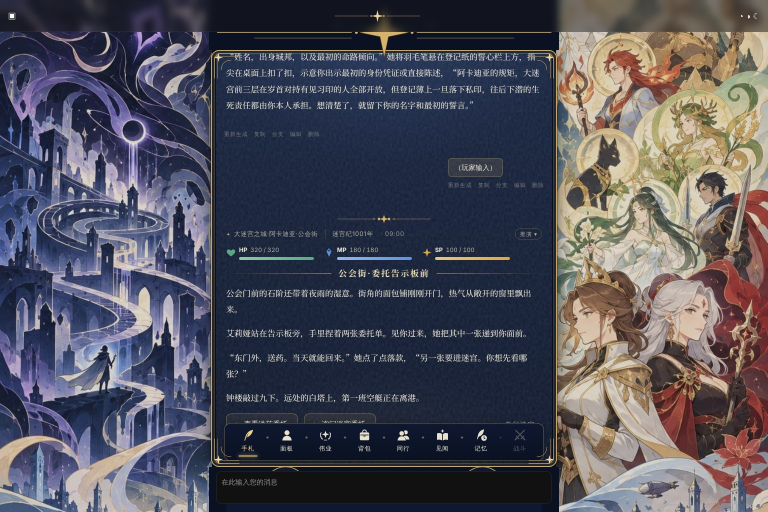
#> input picture 底稿/状态栏/大框/截图/宽屏_迷宫纪_最新一条.jpg, 1536 x 1024 px, found by its file name (shown at 1/2 size)
$ python mock_frame.py '../../大框/截图/宽屏_迷宫纪_最新一条.jpg' '../../手札/占位图/maze_left.webp' out.png
#> lines starting #> are read from the running program, lines starting #| are printed output that depends on the picture; after the words box and inside, x2 and y2 are one past the last pixel; in counts of white or black regions, pixels touching at a corner belong together
# 把新两扇贴回现成的大框截图：拿占位图按样式的 cover 算出位置，和截图比对得到真实露出的区域（花边、框线、顶栏都留着）
# mock_frame.py <左图或-> <右图或-> <输出>
import sys
import numpy as np
from PIL import Image, ImageFilter
sys.stdout.reconfigure(encoding='utf-8')
BASE = 'E:\\aldran_art\\底稿\\状态栏\\'
shot = Image.open(BASE + '大框\\截图\\宽屏_迷宫纪_最新一条.jpg').convert('RGB')
#> shot is the input picture: PIL image 1536x1024 RGB; mean R, G, B 80.1, 79.3, 90.2
W, H = shot.size
#> W = 1536; H = 1024
SIDE = W // 2 - 380 + 48
#> SIDE = 436


def cover(im, side):
    """照样式：cover，右扇贴左边裁外侧，左扇贴右边裁外侧，上下居中。"""
    s = max(SIDE / im.width, H / im.height)
    w, h = int(round(im.width * s)), int(round(im.height * s))
    r = im.convert('RGB').resize((w, h), Image.LANCZOS)
    top = (h - H) // 2
    left = 0 if side == 'r' else w - SIDE
    return r.crop((left, top, left + SIDE, top + H))


def grad(side):
    """样式里外侧压的那道暗：从外侧 .42 到 34% 透明。"""
    x = np.arange(SIDE) / (SIDE - 1)
    d = x if side == 'r' else 1 - x
    k = np.clip(1 - (d - 0.66) / 0.34, 0, 1)
    k = 1 - 0.42 * (1 - k)
    return k[None, :, None]


def mask_of(side, ph):
    x0 = W - SIDE if side == 'r' else 0
    S = np.asarray(shot.crop((x0, 0, x0 + SIDE, H))).astype(float)
    P = np.asarray(cover(ph, side)).astype(float) * grad(side)
    D = np.abs(S - P).max(axis=2)
    m = Image.fromarray(np.uint8(np.clip(D, 0, 255))).filter(ImageFilter.GaussianBlur(2))
    m = np.asarray(m) < 34
    m[:64, :] = False
    if side == 'l':
        m = m[:, ::-1]
    bound = np.full(H, -1)
    for y in range(64, H):
        run = np.convolve(m[y].astype(float), np.ones(14) / 14, mode='valid')
        hit = np.where(run > 0.6)[0]
        if len(hit):
            bound[y] = hit[0]
    good = bound >= 0
    idx = np.arange(H)
    bound = np.interp(idx, idx[good], bound[good])
    bound = np.array([np.median(bound[max(0, y - 3):y + 4]) for y in range(H)])
    out_m = np.zeros((H, SIDE), dtype=np.uint8)
    for y in range(64, H):
        out_m[y, max(0, int(bound[y]) - 5):] = 255
    if side == 'l':
        out_m = out_m[:, ::-1]
    return Image.fromarray(out_m).filter(ImageFilter.GaussianBlur(0.7)), x0


out = shot.copy()
for side, arg, name in (('l', sys.argv[1], 'maze_left.webp'), ('r', sys.argv[2], 'maze_right.webp')):
    if arg == '-':
        continue
    ph = Image.open(BASE + '手札\\占位图\\' + name)
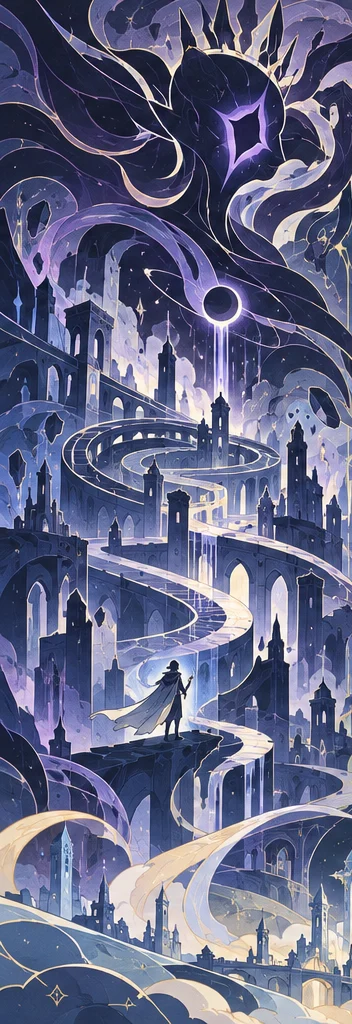
#> input picture 底稿/状态栏/手札/占位图/maze_left.webp, 352 x 1024 px, found by its file name
#> ph is the input picture: PIL image 352x1024 RGB; mean R, G, B 99.6, 103.1, 133.9
    m, x0 = mask_of(side, ph)
#> in cover, `return r.crop((left, top, left + SIDE, top + H))`:
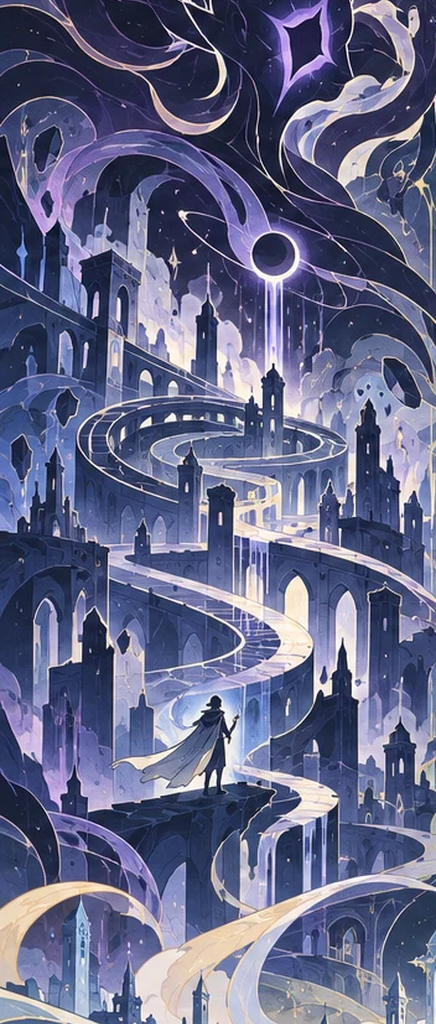
#> returned value: PIL image 436x1024 RGB; mean R, G, B 98.9, 102.6, 135.2
#> in grad, `x = np.arange(SIDE) / (SIDE - 1)`: x = 436 values from 0 to 1
#> in grad, `d = x if side == 'r' else 1 - x`: d = 436 values, max 1 at index 0, min 0 at index 435, mean 0.5
#> in grad, `k = np.clip(1 - (d - 0.66) / 0.34, 0, 1)`: k = 436 values from 1.11e-16 to 1
#> in grad, `k = 1 - 0.42 * (1 - k)`: k = 436 values from 0.58 to 1
#> in mask_of, `m = np.asarray(m) < 34`:
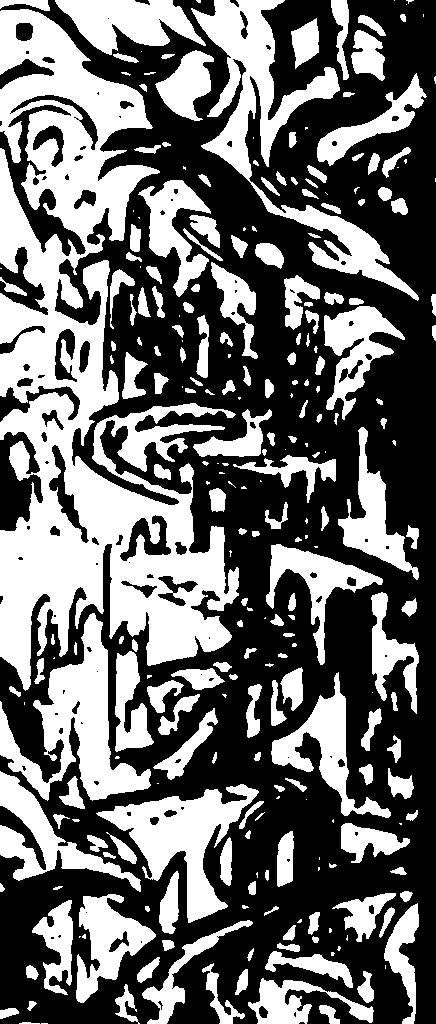
#> m: shape (1024, 436) bool; 41.9% white; 262 white regions (71 under 20 px), largest, box (x1, y1, x2, y2) and area: (0, 9, 239, 691) 69120, (191, 0, 419, 301) 13152, (0, 613, 151, 801) 9935
#> in mask_of, `m[:64, :] = False`: m: shape (1024, 436) bool; 38.5% white; 252 white regions (66 under 20 px), largest, box (x1, y1, x2, y2) and area: (0, 64, 239, 691) 65763, (0, 613, 151, 801) 9935, (201, 64, 419, 301) 8878
#> in mask_of, `m = m[:, ::-1]`:
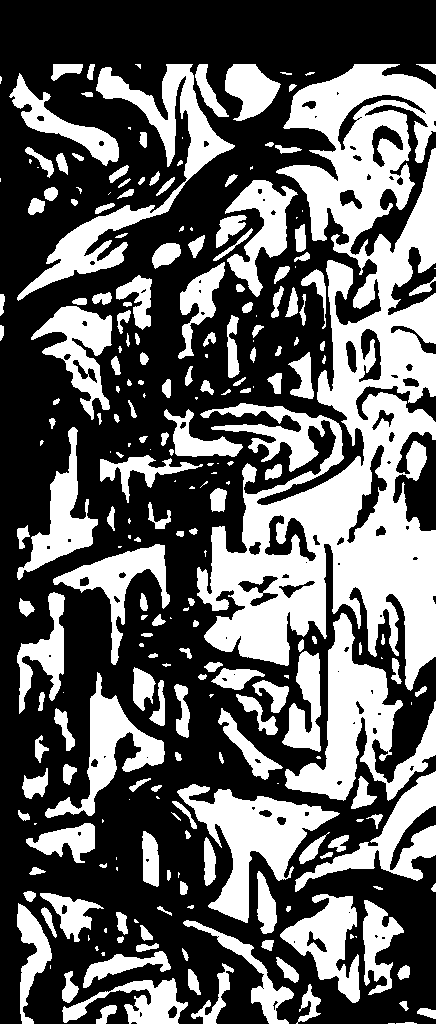
#> m: shape (1024, 436) bool; 38.5% white; 252 white regions (66 under 20 px), largest, box (x1, y1, x2, y2) and area: (197, 64, 436, 691) 65763, (285, 613, 436, 801) 9935, (17, 64, 235, 301) 8878
#> after the loop in mask_of, `for y in range(64, H):`: bound = 1024 values, max 295 at index 375, min -1 at index 0, mean 55.53
#> in mask_of, `bound = np.interp(idx, idx[good], bound[good])`: bound = 1024 values, max 295 at index 375, min 5 at index 94, mean 58.59
#> in mask_of, `bound = np.array([np.median(bound[max(0, y - 3):y + 4]) for y in range..`: bound = 1024 values, max 247 at index 179, min 6 at index 93, mean 57.5
#> after the loop in mask_of, `for y in range(64, H):`:
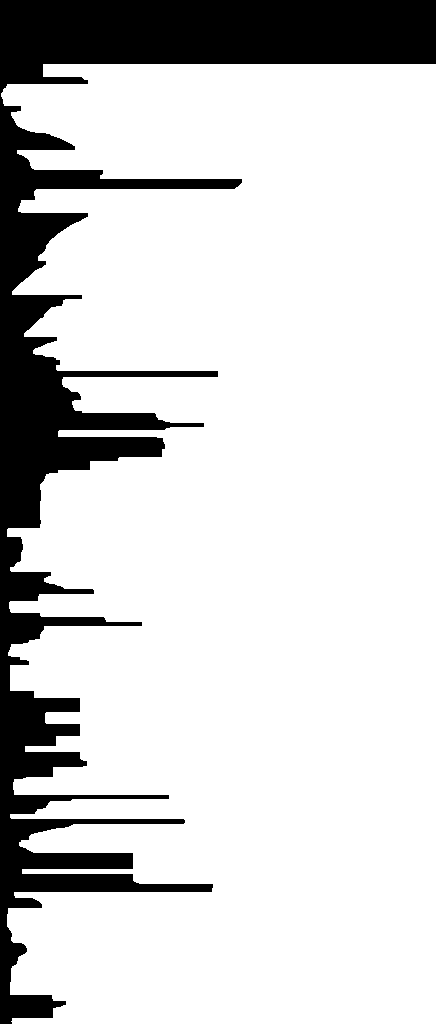
#> out_m: shape (1024, 436); 82.3% white; 1 black region, box (x1, y1, x2, y2) and area: (0, 0, 436, 1024) 78913
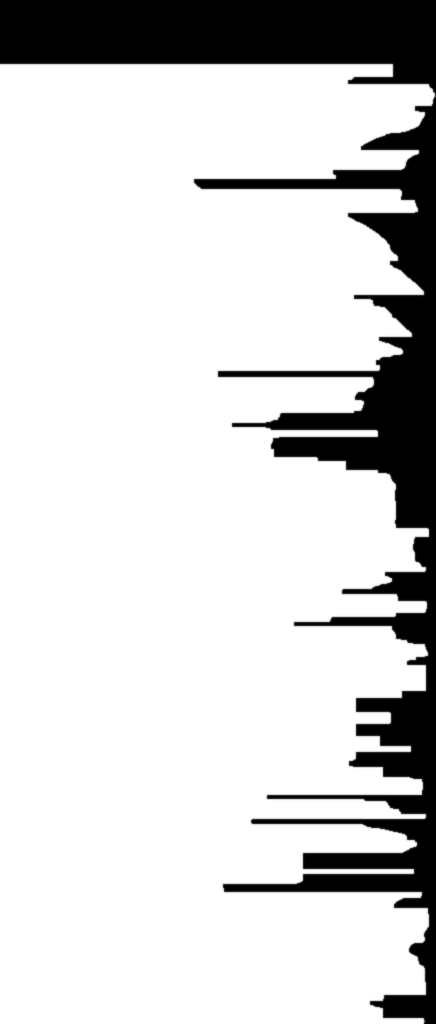
#> m: PIL image 436x1024 L; min 0, max 255, mean 209.9
#> x0 = 0
    art = cover(Image.open(arg), side)
    arr = np.uint8(np.asarray(art).astype(float) * grad(side))
    out.paste(Image.fromarray(arr), (x0, 0), m)
    # 顶栏那一条是平台的毛玻璃，照新图糊一遍
    top = Image.fromarray(arr).crop((0, 0, SIDE, 64)).filter(ImageFilter.GaussianBlur(10))
    top = Image.eval(top, lambda v: int(v * 0.55))
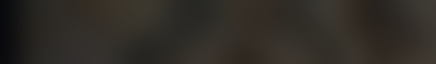
#> top: PIL image 436x64 RGB; mean R, G, B 47.9, 43.9, 38.4
    tm = Image.new('L', (SIDE, 64), 255)
#> tm: PIL image 436x64 L; every value is 255
    out.paste(top, (x0, 0), tm)
#> pass 2 of the loop `for side, arg, name in (('l', sys.argv[1], 'maze_left.webp'), ('r', sy..`:
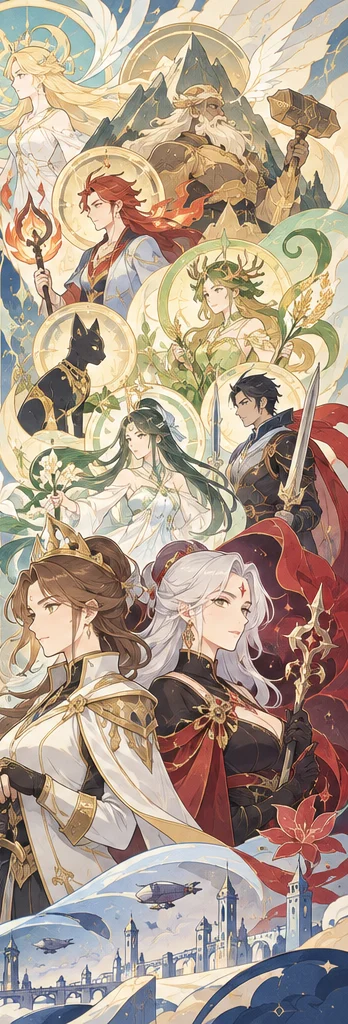
#> input picture 底稿/状态栏/手札/占位图/maze_right.webp, 348 x 1024 px, found by its file name
#> ph is the input picture: PIL image 348x1024 RGB; mean R, G, B 176.7, 158.2, 141
#> r: PIL image 436x1283 RGB
#> in mask_of (call 2), `m[:64, :] = False`:
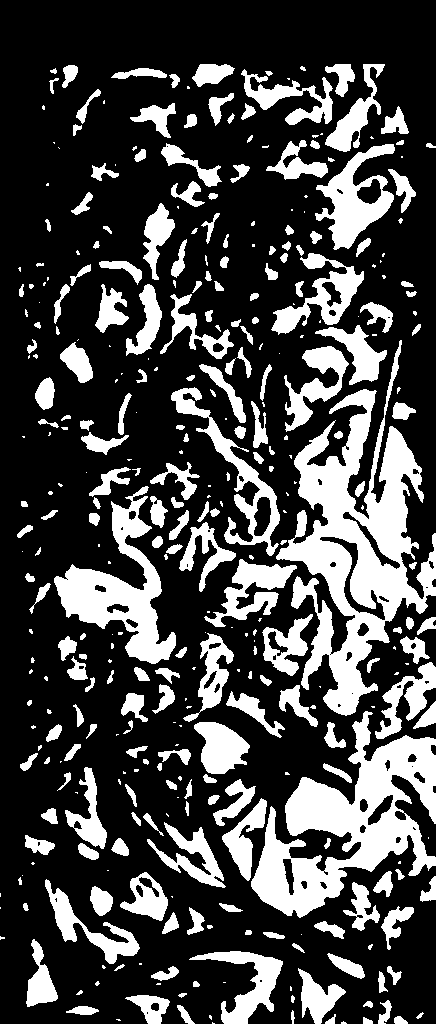
#> m: shape (1024, 436) bool; 27% white; 366 white regions (138 under 20 px), largest, box (x1, y1, x2, y2) and area: (276, 340, 436, 716) 21591, (251, 711, 436, 918) 15771, (54, 486, 176, 664) 7252
#> the loop in mask_of (call 2), `for y in range(64, H):` made 960 passes
#> hit on passes 20 to 21: [191, 192, 193, 194, 195, 196, 333, 334, 335, 336, 337, 338], [333, 334, 335, 336, 337, 338, 339]
#> after the loop in mask_of (call 2), `for y in range(64, H):`: bound = 1024 values, max 333 at index 84, min -1 at index 0, mean 103.6
#> in mask_of (call 2), `bound = np.interp(idx, idx[good], bound[good])`: bound = 1024 values, max 333 at index 84, min 15 at index 531, mean 116
#> in mask_of (call 2), `bound = np.array([np.median(bound[max(0, y - 3):y + 4]) for y in range..`: bound = 1024 values, max 324 at index 132, min 15 at index 764, mean 114.9
#> `m, x0 = mask_of(side, ph)`: x0 = 1100
#> `top = Image.eval(top, lambda v: int(v * 0.55))`:
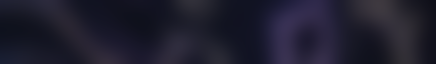
#> top: PIL image 436x64 RGB; mean R, G, B 31.1, 30.1, 45.9
out.save(sys.argv[3], quality=92)
print('ok', out.size, 'side', SIDE)
#| ok (1536, 1024) side 436
